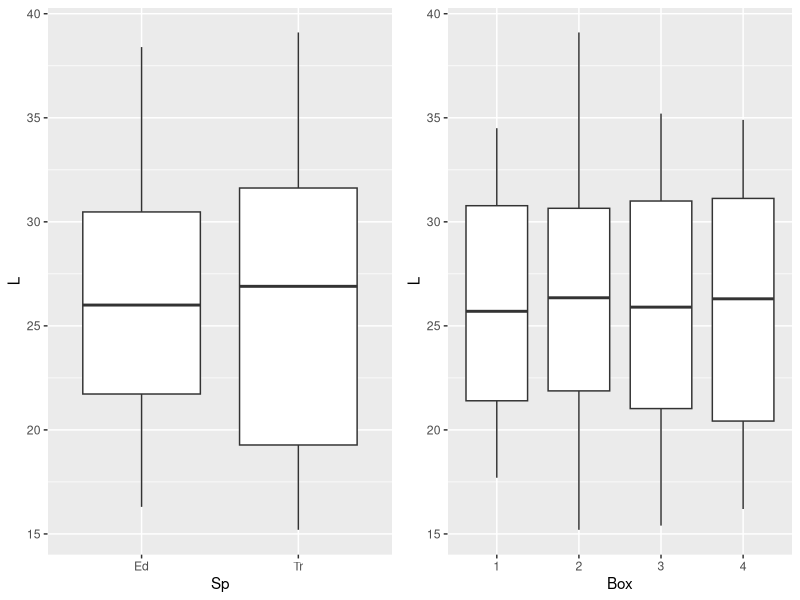
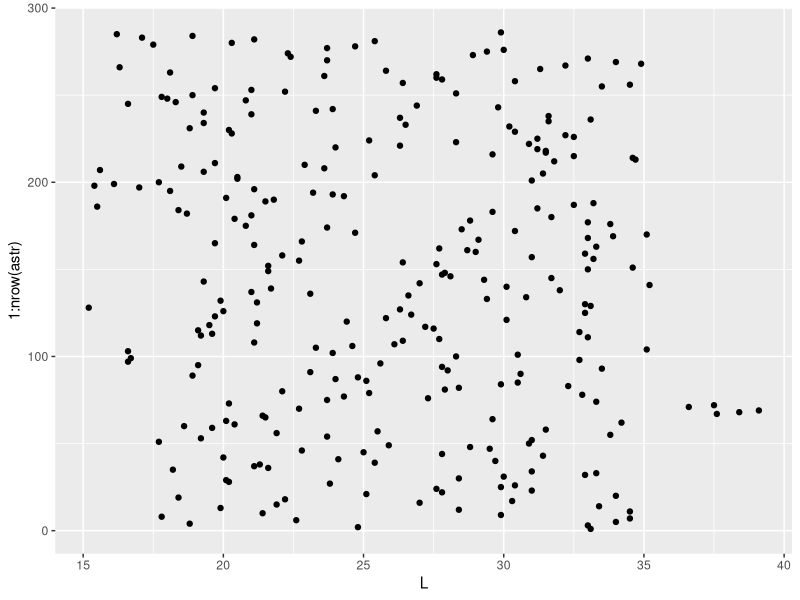
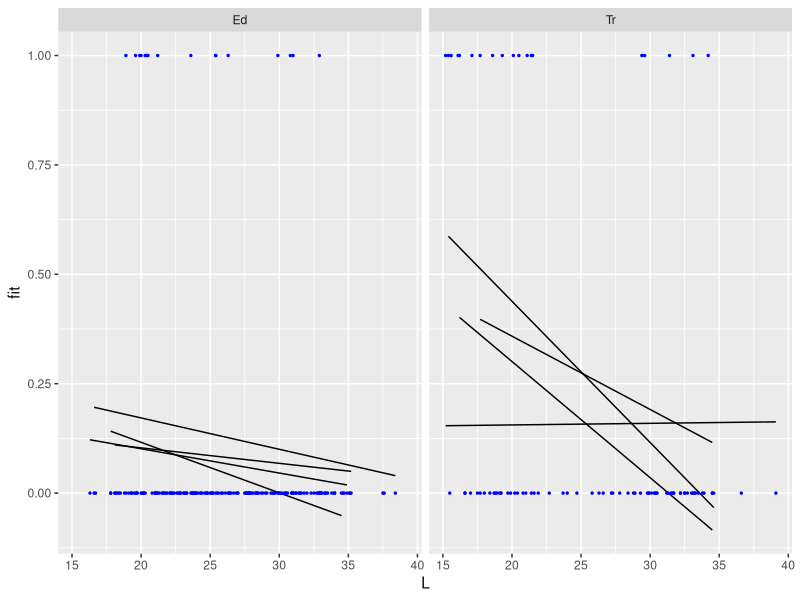
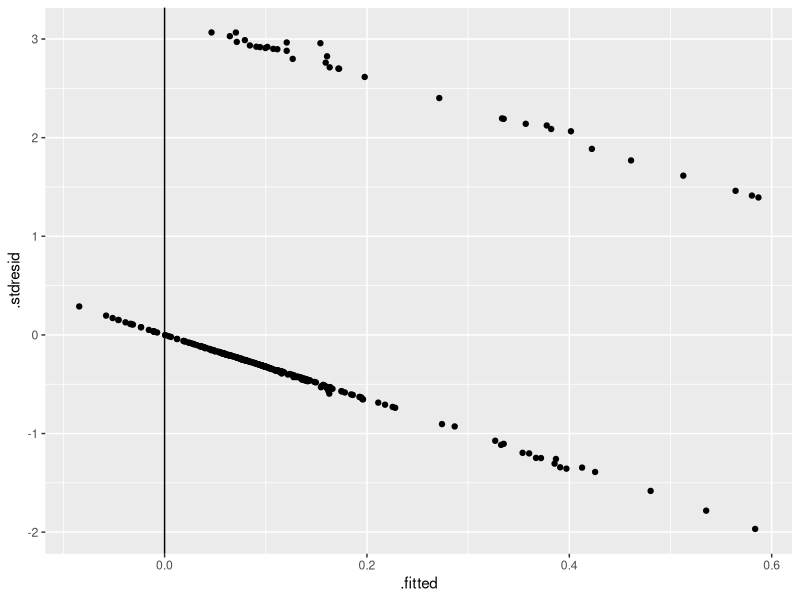

Source code (R) for these figures, in order: (Note: this script raises an error after producing the figures.)
# "Регресионный анализ для бинарных данных"
# Вадим Хайтов, Марина Варфоломеева
# Каф. Зоологии беспозвоночных, СПбГУ
# Линейные модели на R, осень 2015



## Читаем данные

astr <- read.csv('data/aster_mussel.csv', header = TRUE)
head(astr)


astr$Box <- factor(astr$Box)


## Знакомимся с данными

# Нет ли пропущенных значений?

colSums(is.na(astr))

# Каковы объемы выборок?

table(astr$Box)

## Нет ли коллинеарности

library(ggplot2)
library(cowplot)

Pl_Sp <- ggplot(astr, aes(x = Sp, y = L)) + geom_boxplot()
Pl_Box <- ggplot(astr, aes(x = Box, y = L)) + geom_boxplot()
plot_grid(Pl_Sp, Pl_Box, ncol = 2)


## Есть ли выбросы?

ggplot(astr, aes(y = 1:nrow(astr))) + geom_point(aes(x = L) )


## Кодирование бинарной переменной

astr$Out <- ifelse(test = astr$Outcome == 'eaten', yes = 1,  no = 0)


mod_norm <- glm(Out ~ Sp * L * Box, data = astr)

library(dplyr)
new_data <- astr %>% group_by(Sp, Box)%>%
  do(data.frame(L = seq(min(.$L), max(.$L), length.out = 100)))

new_data$fit <- predict(mod_norm, newdata = new_data) # Предсказанные значения

ggplot(new_data, aes(x = L, y = fit)) +
  geom_line(aes(group = Box)) + facet_wrap(~ Sp, ncol = 2) +
  geom_point(data = astr, aes(x = L, y = Out), size = 0.5, color = 'blue')

# Что смущает?


mod_norm_diag <- fortify(mod_norm)
ggplot(mod_norm_diag, aes(x = .fitted, y = .stdresid)) +
  geom_point() + geom_vline(xintercept = 0)



# Строим полную модель

mod <- glm(Out ~ Sp*L*Box, family = binomial(link = 'logit'), data = astr)


## Анализ девиансы для полной модели

library(car)
Anova(mod)

#
# Эту модель можно упростить!
# Упростите ее







## Сравните AIC для финальной и полной модели







# Диагностика финальной модели

mod6_diag <- data.frame(.fitted = fitted(mod6, type = 'response'),
                        .resid_p = resid(mod6, type = 'pearson'))

ggplot(mod6_diag, aes(y = .resid_p, x = .fitted)) + geom_point() +
  geom_hline(yintercept = 0) +  geom_smooth(method = 'loess')



# Проверка на сверхдисперсию

# Функция для проверки наличия сверхдисперсии в модели (автор Ben Bolker)
# http://bbolker.github.io/mixedmodels-misc/glmmFAQ.html
# Код модифицирован, чтобы учесть дополнительный параметр в NegBin GLMM, подобранных MASS::glm.nb()
overdisp_fun <- function(model) {
  rdf <- df.residual(model)  # Число степеней свободы N - p
  if (any(class(model) == 'negbin')) rdf <- rdf - 1 ## учитываем k в NegBin GLMM
  rp <- residuals(model,type='pearson') # Пирсоновские остатки
  Pearson.chisq <- sum(rp^2) # Сумма квадратов остатков, подчиняется Хи-квадрат распределению
  prat <- Pearson.chisq/rdf  # Отношение суммы квадратов остатков к числу степеней свободы
  pval <- pchisq(Pearson.chisq, df=rdf, lower.tail=FALSE) # Уровень значимости
  c(chisq=Pearson.chisq,ratio=prat,rdf=rdf,p=pval)        # Вывод результатов
}


overdisp_fun(mod6)

summary(mod6)

# Визуализация модели

library(dplyr)
new_data <- astr %>% group_by(Sp) %>%
  do(data.frame(L = seq(min(.$L), max(.$L), length.out = 100)))

## Предсказания модели при помощи операций с матрицами

# Модельная матрица и коэффициенты
X <- model.matrix(~ Sp + L, data =  new_data)
b <- coef(mod6)

# Предсказанные значения и стандартные ошибки...
# ...в масштабе функции связи (логит)

new_data$fit_eta <- X %*% b
new_data$se_eta <- sqrt(diag(X %*% vcov(mod6) %*% t(X)))

# ...в масштабе отклика (применяем функцию, обратную функции связи)

logit_back <- function(x) exp(x)/(1 + exp(x)) # обратная логит-трансформация


new_data$fit_pi <- logit_back(new_data$fit_eta)

new_data$lwr_pi <- logit_back(new_data$fit_eta - 2 * new_data$se_eta)
new_data$upr_pi <- logit_back(new_data$fit_eta + 2 * new_data$se_eta)

head(new_data, 2)


ggplot(new_data, aes(x = L, y = fit_eta, fill = Sp)) +
  geom_ribbon(aes(ymin = fit_eta - 2 * se_eta, ymax = fit_eta + 2 * se_eta), alpha = 0.5) +   geom_line(aes(color = Sp))




## Визуализация в шкале вероятностей интуитивно понятнее

ggplot(new_data, aes(x = L, y = fit_pi, fill = Sp)) +
  geom_ribbon(aes(ymin = lwr_pi, ymax = upr_pi), alpha = 0.5) +
  geom_line(aes(color = Sp)) +
  labs(y='Вероятность', title = 'Вероятность быть съеденной')








##########################################
#Самостоятельная работа

##########################################





#####################################3

# Множественная логистическая регрессия

surviv <- read.table("data/ICU.csv", header=TRUE, sep=";")


##Сделаем факторами те дискретные предикторы, которые обозначенны цифрами
surviv$PO2 <- factor(surviv$PO2)
surviv$PH <- factor(surviv$PH)
surviv$PCO <- factor(surviv$PCO)
surviv$BIC <- factor(surviv$BIC)
surviv$CRE <- factor(surviv$CRE)
surviv$LOC <- factor(surviv$LOC)


M1 <- glm(STA ~ ., family = "binomial", data = surviv)
summary(M1)


##Задание: Проведите анализ девиансы для данной модели
Anova(M1)

##Задание: Подберите оптмальную модель и проведите ее диагностику
drop1(M1, test = "Chi")
M2 <- update(M1, .~.-CRE)

step(M1, direction = "backward")




M16 <- glm(formula = STA ~ AGE + CAN + SYS + TYP + PH + PCO + LOC, family = "binomial",   data = surviv)

Anova(M16)

AIC(M15, M16)

anova(M15, M1, test = "Chi")

summary(M15)


M15_diagn <- fortify(M15)

ggplot(M15_diagn, aes(x = .fitted, y =.stdresid)) + geom_point() + geom_smooth()







library(dplyr)

M15_diagn$group <- ntile(M15_diagn$.fitted, 10)

resi_and_fit <- M15_diagn %>%  group_by(group) %>%  summarise(mean_fit = mean(.fitted), mean_res = mean(.stdresid))

qplot(resi_and_fit$mean_fit, resi_and_fit$mean_res ) + geom_smooth()

lm(mean_res ~ mean_fit, data = resi_and_fit )

exp(coef(M15)[3])


#Визуализируем предсказания модели, взяв пр этом TYPE == mergency

MyData = expand.grid(AGE = ,
                     CAN = ,
                     SYS = ,
                     LOC = ,
                     TYP = "Emergency")

MyData$Predicted <- predict(M15, newdata = MyData, type = )



ggplot(MyData, aes(x=, y = Predicted, color = , group = )) + geom_line() + facet_grid(LOC~ CAN, labeller = label_both) + scale_color_gradient(low = "green",  high = "red") + labs(label = list(x = "Давление в момент реанимации (SYS)", y = "Вероятность гибели", color = "Возраст", title = "Предсказания модели"))

